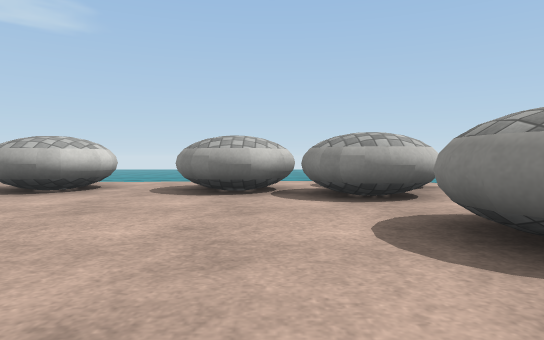
[1] (above)

15 first-person views from a walk through a Unity game level. The camera is 0.59 m above the floor, tilts 2° down and sees 75° across. The floor is counted in squares, 1 m on a side. Each view is taken from the middle of a square. On the plan, view 1 faces up. The plan holds only what a view shows up to about 10 squares ahead; the rest is blank. The place goes on beyond the plan. The player character is not drawn. Some surface patterns are stand-ins.

[2]
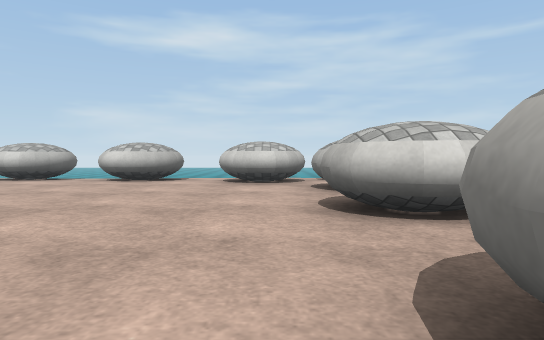

[3]
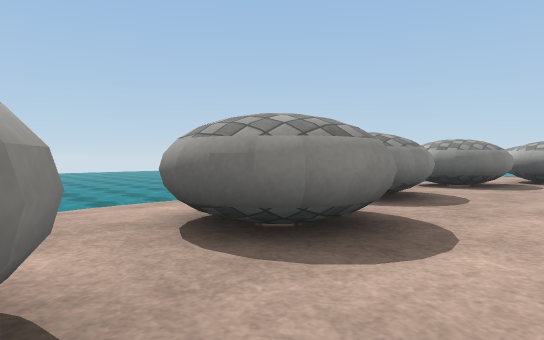

[4]
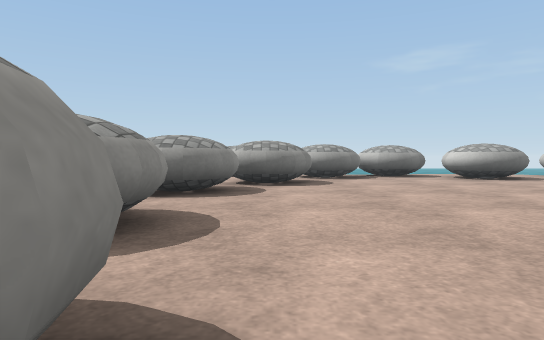

[5]
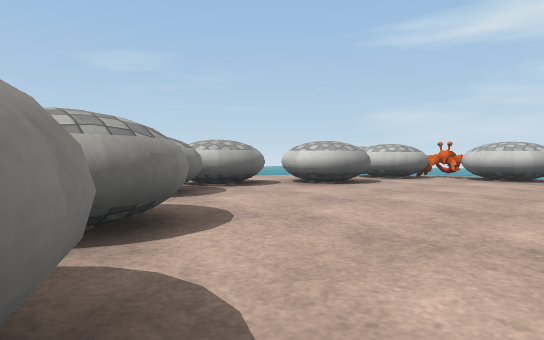

[6]
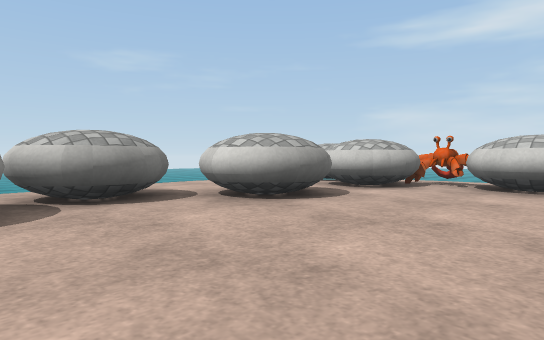

[7]
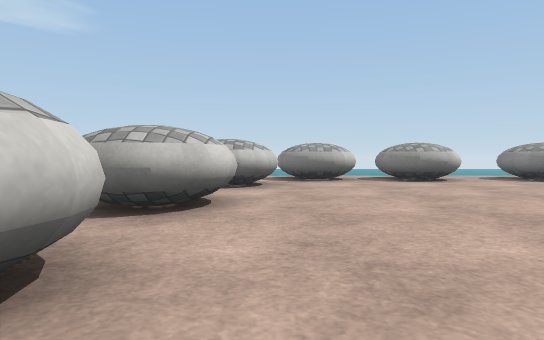

[8]
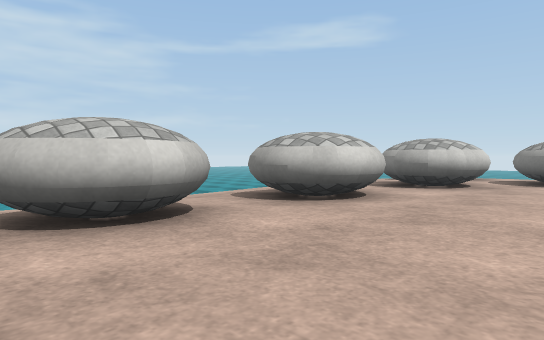

[9]
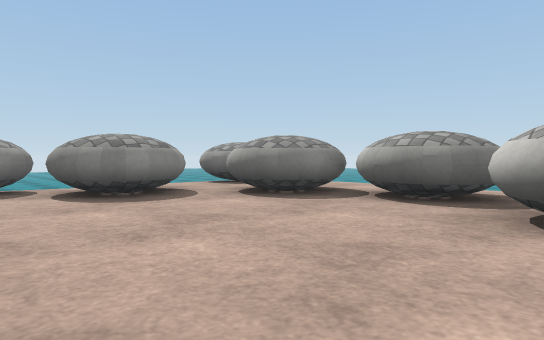

[10]
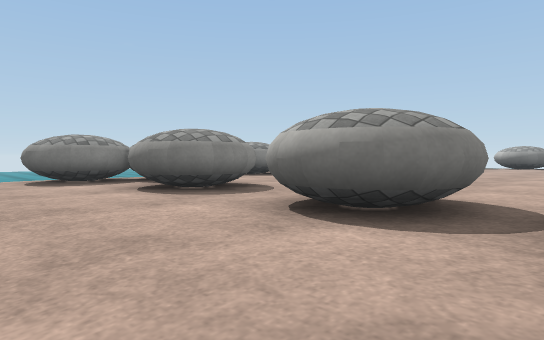

[11]
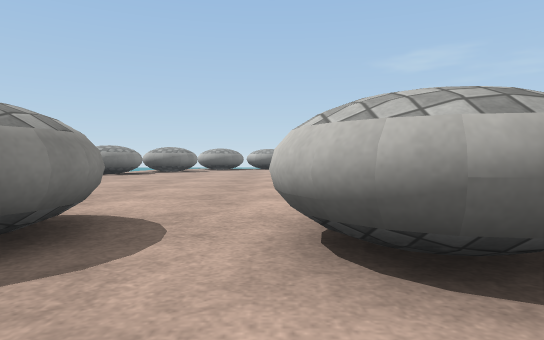

[12]
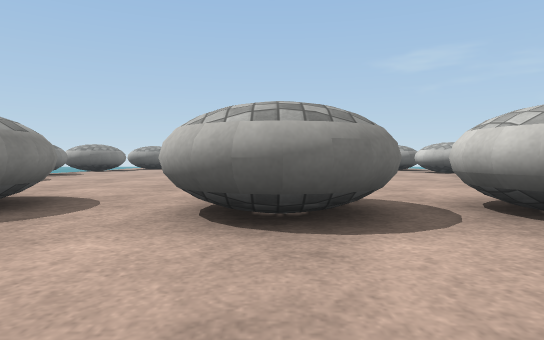

[13]
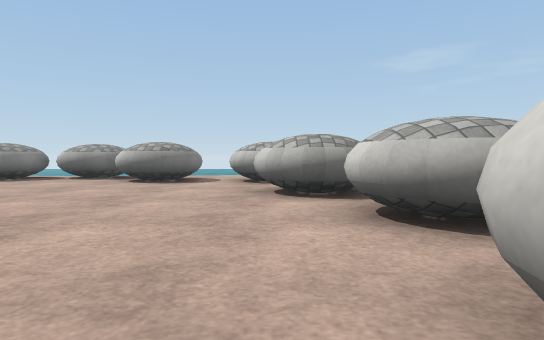

[14]
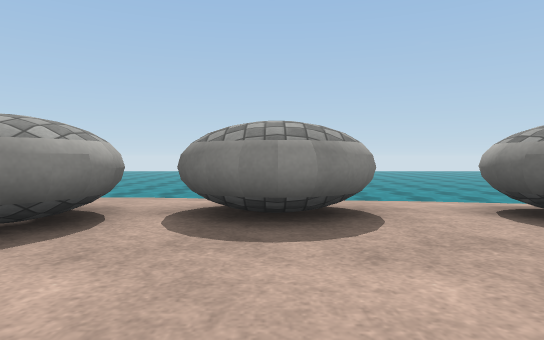

[15]
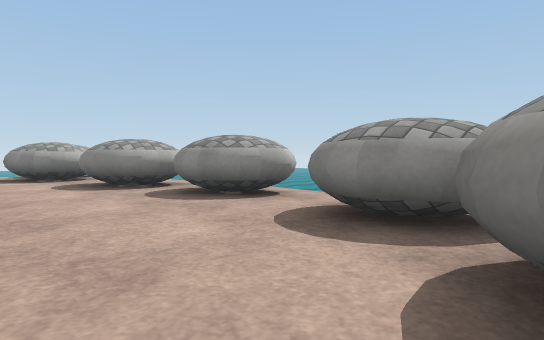

### Floor plan
Key: @ floor where view 1 was taken; # wall or solid block; x gap in a wall; . main floor; - floor 0.05 m lower than the main floor; _ floor 0.1 m lower than the main floor; ≈ water the walk keeps out of; T thing the floor can be seen under or through; O other object.
Columns run from 12 left of view 1 to 5 right of it. Each row starts with its distance up from view 1.
 10       _____
  9       ..--..----
  8       ........##
  7    ## TTTTx##.#
  6    #TTTTTT.####.
  5    ##........##.
  4   ###...........-_
  3   ............##-_
  2 _-##..........##-_
  1 ≈-##...........#-_
  0  -..........@.## ≈
 -1   ##...........#-≈
 -2   ##............-≈
 -3   ##..........## ≈
 -4    ##.........#
 -5    ##.......###
 -6   OO#.......##
 -7     #####..##
 -8         ####  ##

Where each view was taken, in squares from view 1:
view 1: 0 up, 0 right, facing up
view 2: 5 up, 0 right, facing left
view 3: 5 up, 0 right, facing down-right
view 4: 3 up, 1 right, facing down
view 5: 2 down, 2 right, facing down-left
view 6: 3 down, 1 left, facing down-left
view 7: 3 down, 8 left, facing up
view 8: 3 down, 6 left, facing up-left
view 9: 3 down, 5 left, facing down-right
view 10: 10 up, 6 left, facing down-right
view 11: 9 up, 3 left, facing down
view 12: 10 up, 4 left, facing down
view 13: 2 up, 8 left, facing down
view 14: 0 up, 1 left, facing right
view 15: 5 down, 1 left, facing up-right
